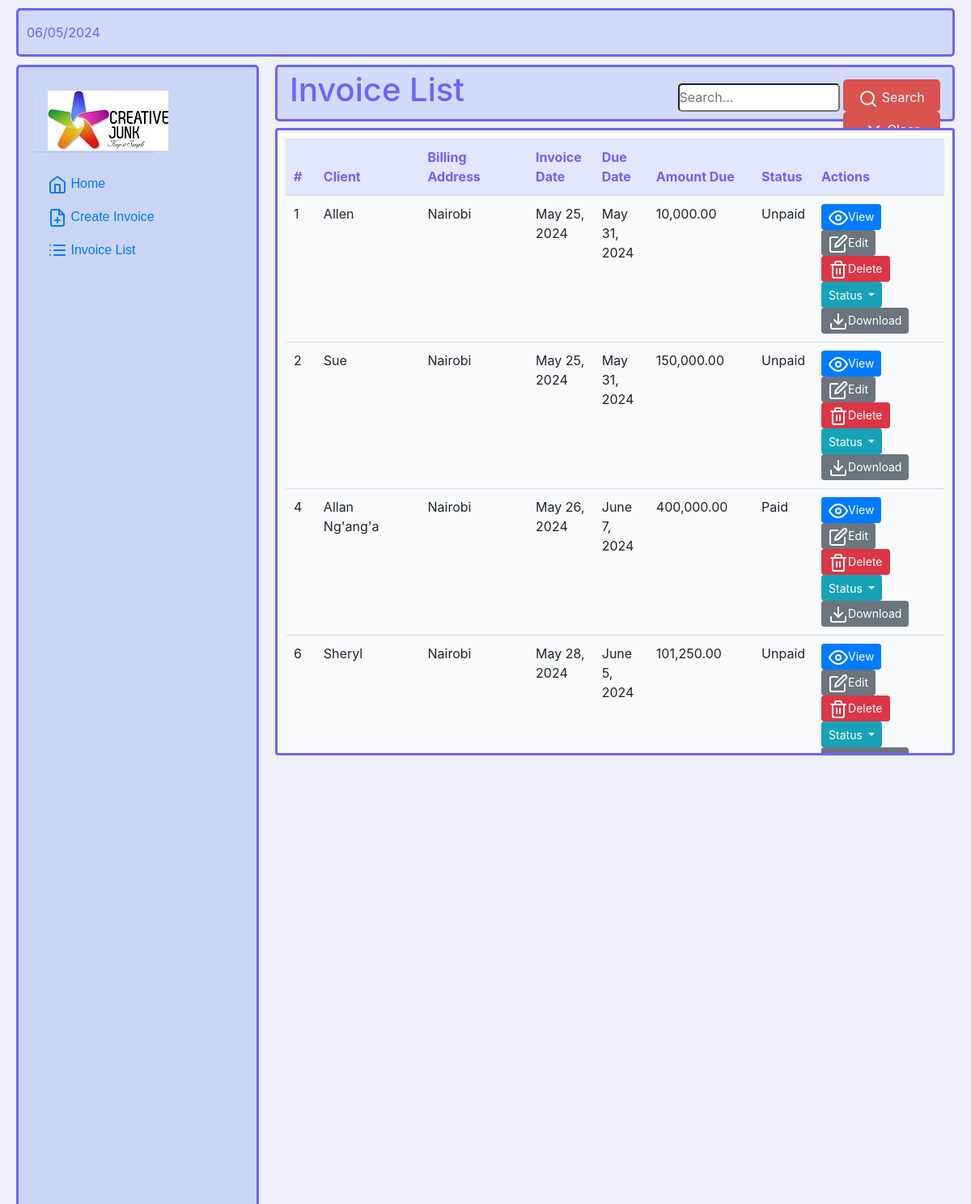
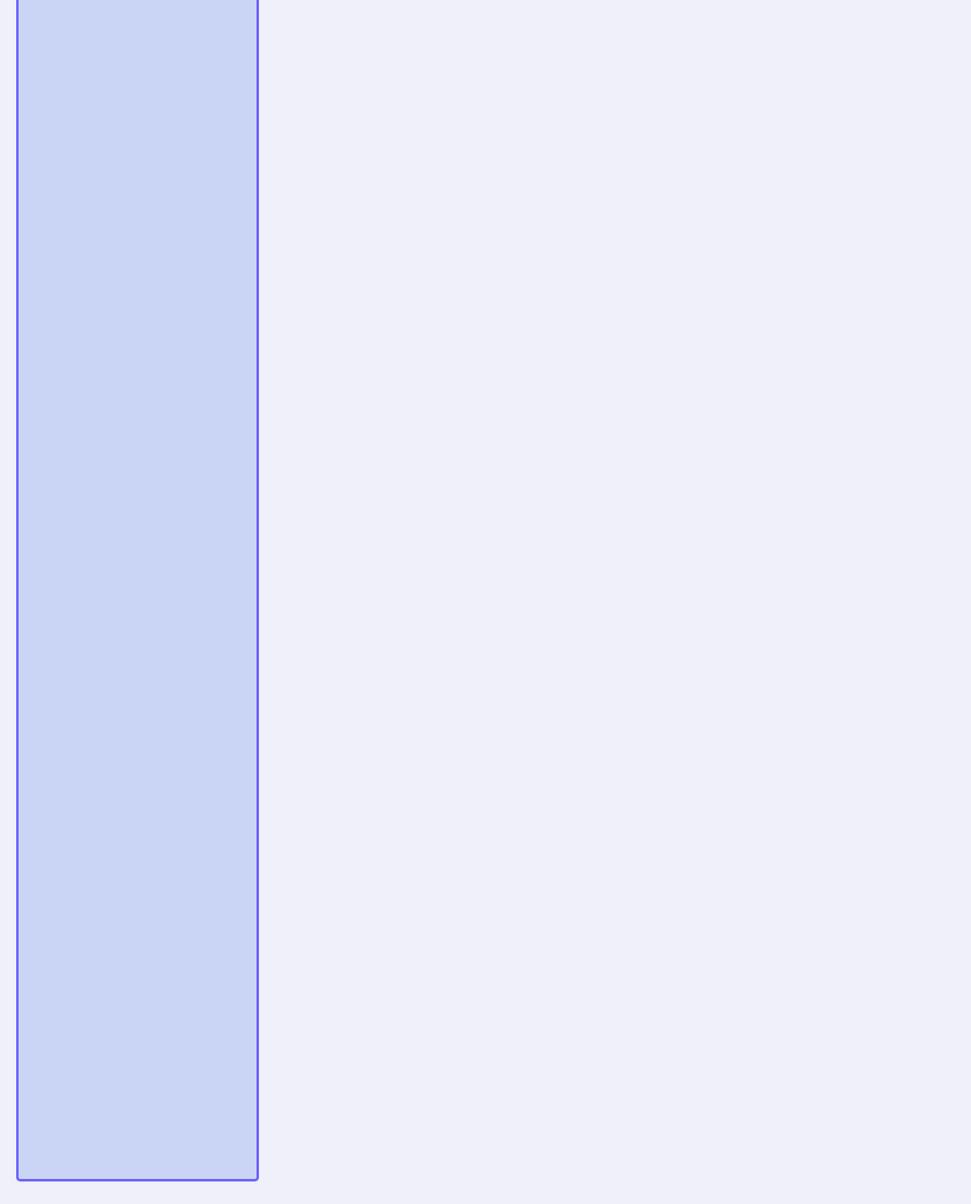
Screenshot of /invoices/ with the database file from the repository (2 pictures, top to bottom).
### invoicing_app/models.py (models this page shows, shortened)
class Invoice(models.Model):
    company_name = models.CharField(max_length=100)
    client_name = models.CharField(max_length=200)
    billing_address = models.CharField(max_length=200)
    item_description = models.TextField()
    item_quantity = models.IntegerField()
    item_price = models.DecimalField(max_digits=10, decimal_places=2)
    created_at = models.DateTimeField(auto_now_add=True)
    due_date = models.DateTimeField()
    paid = models.BooleanField(default=False)
    @property
    def total_cost(self):
        return self.item_quantity * self.item_price

### invoicing_app/views.py (the view)
# urls.py: path('invoices/', invoice_list, name='invoice_list'),
def invoice_list(request):
    invoice = Invoice.objects.all()
    query = request.GET.get('q')
    if query:
        invoice = Invoice.objects.filter(
            Q(id__icontains=query) |
            Q(client_name__icontains=query)
        )
    else:
        invoice = Invoice.objects.all()
    return render(request, 'invoice/invoice_list.html', {'invoice': invoice})

### login/templates/invoice/invoice_list.html (shortened to what this page needs)
{% extends 'invoice/index.html' %}
{% block css %}
{% load static %}
<link rel="stylesheet" href="{% static 'invoice/invoice_list.css' %}">
{% endblock %}
{% load humanize %}
{% block content %}
<div class="header">
    <div class="page_title">
        <h1>Invoice List</h1>
    </div>
    <div class="search-bar">
        <form method="get" action="{% url 'invoicing_app:invoice_list' %}">
            <input type="text" name="q" placeholder="Search..." value="{{ request.GET.q }}">
            <button type="submit"><span data-feather="search"></span> Search</button>
            <button type="button" class="clear-button" onclick="clearSearch()">
                Clear</button>
        </form>
    </div>
</div>
<div class="card scrollable-container">
    <table class="table">
        <thead>
            <tr>
                <th>#</th>
                <th>Client</th>
                <th>Billing Address</th>
                <th>Invoice Date</th>
                <th>Due Date</th>
                <th>Amount Due</th>
                <th>Status</th>
                <th>Actions</th>
            </tr>
        </thead>
        <tbody>
            {% for invoice in invoice %}
            <tr>
                <td>{{ invoice.id }}</td>
                <td>{{ invoice.client_name }}</td>
                <td>{{ invoice.billing_address }}</td>
                <td>{{ invoice.created_at|date:"DATE_FORMAT" }}</td>
                <td>{{ invoice.due_date|date:"DATE_FORMAT" }}</td>
                <td>{{ invoice.total_cost | floatformat:2|intcomma }}</td>
                <td>{{ invoice.paid|yesno:"Paid,Unpaid" }}</td>
                <td>
                    <a href="{% url 'invoicing_app:invoice_detail' invoice.id %}" class="btn btn-primary btn-sm"><span
                            data-feather="eye"></span>View</a>
                    <a href="{% url 'invoicing_app:edit_invoice' invoice.id %}" class="btn btn-secondary btn-sm"><span
                            data-feather="edit"></span>Edit</a>
                    <form action="{% url 'invoicing_app:delete_invoice' invoice.id %}" method="post"
                        style="display:inline;">
                        <button type="submit" class="btn btn-danger btn-sm"
                            onclick="return confirm('Are you sure you want to delete this invoice?');"><span
                                data-feather="trash-2"></span>Delete</button>
                    </form>
                    <div class="btn-group">
                        <button type="button" class="btn btn-info btn-sm dropdown-toggle" data-toggle="dropdown"
                            aria-haspopup="true" aria-expanded="false">
                            Status
                        </button>
                    </div>
                    <a href="{% url 'invoicing_app:generate_invoice_pdf' invoice.id %}"
                        class="btn btn-secondary btn-sm"><span data-feather="download"></span>Download</a>
</div>
</td>
</tr>
{% endfor %}
{% endblock %}

### login/static/invoice/dash.css (style rules this page uses)
* { margin: 0; padding: 0; box-sizing: border-box; }
body { margin: 0; display: flex; background-color: #f0f0fa; height: 80vh; justify-content: center; }

### login/static/invoice/invoice_list.css (style rules this page uses)
.header { position: relative; padding: 10px; text-align: right; background-color: #d1dbf9; border-radius: 5px; padding: 10px; margin-bottom: 8px; display: flex; border: solid 3px #6C63FF; height: 70px; }
.page_title { display: flex; text-align: left; color: #6C63FF; align-items: center; }
.search-bar { position: relative; padding: 8px 30px 8px 30px; border-radius: 4px; outline: none; }
.search-bar button { color: #fff; background-color: #d9534f; border: none; padding: 10px; border-radius: 5px; cursor: pointer; position: relative; height: 40px; width: 120px; }
.page_title, .search-bar { padding: 5px; flex: 1; }
.search-bar input { border-radius: 5px; height: 35px; width: 200px; }
.scrollable-container { background-color: #F9FAFB; height: 775px; overflow-y: auto; border: solid 3px #6C63FF; padding: 10px; position: relative; }
.table thead { position: sticky; top: 0; z-index: 10; }
.table { width: 100%; border-collapse: collapse; }
.table th, .table td { padding: 10px; text-align: left; }
.table th { background-color: #E0E7FF; color: #6C63FF; }
.table tr:nth-child(even) { background-color: #F9FAFB; }
.btn { height: 32px; }

### rows the page displays
Invoice: id "1", client_name "Allen", billing_address "Nairobi", created_at "May 25, 2024", due_date "May 31, 2024", total_cost "10,000.00", paid "Unpaid"
Invoice: id "2", client_name "Sue", billing_address "Nairobi", created_at "May 25, 2024", due_date "May 31, 2024", total_cost "150,000.00", paid "Unpaid"
Invoice: id "4", client_name "Allan Ng'ang'a", billing_address "Nairobi", created_at "May 26, 2024", due_date "June 7, 2024", total_cost "400,000.00", paid "Paid"
Invoice: id "6", client_name "Sheryl", billing_address "Nairobi", created_at "May 28, 2024", due_date "June 5, 2024", total_cost "101,250.00", paid "Unpaid"
